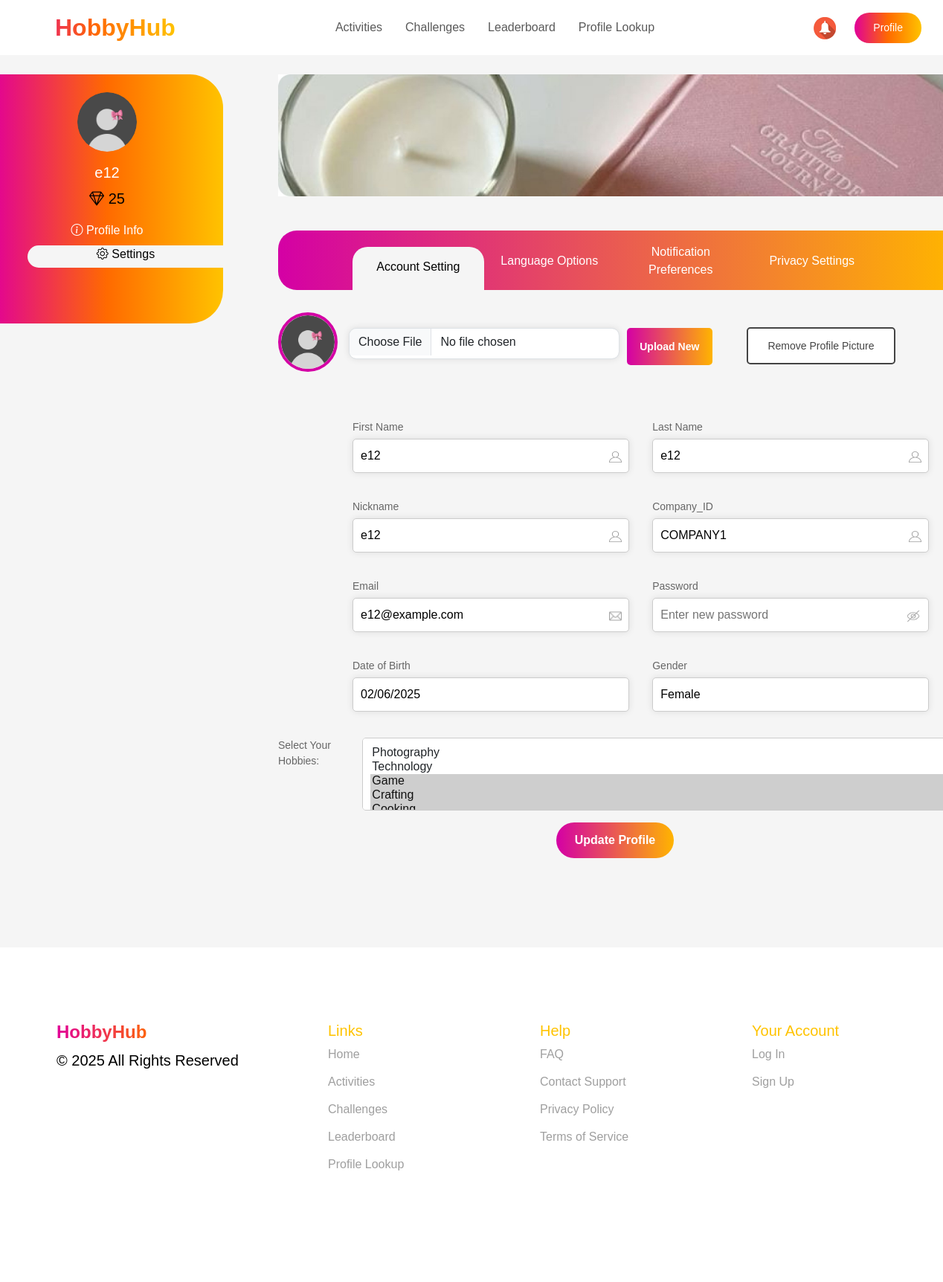
Page /user_profile/setting/ (signed in) on the committed database.
### events/models.py (models this page shows, shortened)
class Employee(models.Model):
    nickname = models.CharField(max_length=100, primary_key=True, verbose_name="Nickname")
    name = models.CharField(max_length=255, verbose_name="Name")
    last_name = models.CharField(max_length=255, verbose_name="Last Name")
    number = models.CharField(max_length=20, verbose_name="Number")
    join_date = models.DateField(verbose_name="Join Date")
    date_of_birth = models.DateField(null=True, blank=True, verbose_name="Date of Birth")
    company = models.ForeignKey(
        Company,
        to_field='company_id',  # Указываем, что внешний ключ ссылается на company_id
        on_delete=models.CASCADE,
        verbose_name="Company"
    )
    gender = models.CharField(max_length=10, choices=[('Male', 'Male'), ('Female', 'Female')], verbose_name="Gender")
    mail = models.EmailField(unique=True, verbose_name="Email")
    password = models.CharField(max_length=255, verbose_name="Password")
    is_approved = models.BooleanField(default=False, verbose_name="Approved")
    profile_photo = models.ImageField(upload_to='profile_photos/', null=True, blank=True, verbose_name="Profile Photo")
    hobbies = models.ManyToManyField(Hobby, blank=True, related_name='employees')
    diamonds = models.IntegerField(default=0, verbose_name="Diamonds")  # Новое поле для валюты

class Hobby(models.Model):
    name = models.CharField(max_length=100, unique=True, verbose_name="Hobby Name")

### events/views.py (the view)
# urls.py: path('user_profile/setting/', user_setting, name='user_setting'),
@role_required("employee")
@approval_required
def user_setting(request):
    nickname=request.session.get("nickname")
    all_hobbies = Hobby.objects.all()
    if not nickname:
        return redirect("sign_in")
    user = Employee.objects.filter(nickname=nickname).first()
    if not user:
        return redirect("sign_in")
    return render(request, 'user_setting.html', {"user":user, 'all_hobbies': all_hobbies})

### events/views.py (called while the page is built)
def role_required(role):
    def decorator(view_func):
        @wraps(view_func)
        def wrapper(request, *args, **kwargs):
            if role == "employee" and not request.session.get("nickname"):
                return redirect(f"/sign_in/?next={request.get_full_path()}")
            if role == "organizer" and not request.session.get("company_id"):
                return redirect(f"/sign_in/?next={request.get_full_path()}")
            return view_func(request, *args, **kwargs)
        return wrapper
    return decorator

def approval_required(view_func):
    @wraps(view_func)
    def _wrapped_view(request, *args, **kwargs):
        nickname = request.session.get("nickname")
        if not nickname:
            return redirect("sign_in")  # Если нет сессии, отправляем на вход
        user = Employee.objects.filter(nickname=nickname).first()
        if not user or not user.is_approved:
            return redirect("")  # Если нет пользователя или он не подтвержден
        return view_func(request, *args, **kwargs)  # Выполняем целевую вьюху
    return _wrapped_view

### events/templates/user_setting.html (shortened to what this page needs)
<!DOCTYPE html>
<html lang="en">
<head>
    {% load static %}
    <link rel="stylesheet" href="https://cdn.jsdelivr.net/npm/bootstrap@5.3.0/dist/css/bootstrap.min.css">
    <link href="https://cdn.jsdelivr.net/npm/bootstrap-icons/font/bootstrap-icons.css" rel="stylesheet">
    <link rel="stylesheet" href="{% static 'css/all.css' %}">
    <link href="https://fonts.cdnfonts.com/css/gilroy-bold" rel="stylesheet">
</head>
<body>
    <section class="header">
        <nav class="navbar navbar-expand-lg navbar-bold px-4  bg-white fixed-top">
            <a class="navbar-brand fw-bold gradient-text logo" href="#">HobbyHub</span></a>
            <div class="collapse navbar-collapse justify-content-center" id="navbarNav">
                <ul class="navbar-nav">
                    <li class="nav-item header-text"><a class="nav-link" href="#">Activities</a></li>
                    <li class="nav-item header-text"><a class="nav-link" href="#">Challenges</a></li>
                    <li class="nav-item header-text"><a class="nav-link" href="#">Leaderboard</a></li>
                    <li class="nav-item header-text"><a class="nav-link" href="#">Profile Lookup</a></li>
                </ul>
            </div>
            <div class="d-flex">
                <a class="notifications"><img src="{% static 'images/bell.jpg' %}" alt="Notification"></a>
                <button class="btn btn-gradient">Profile</button>
            </div>
        </nav>
        </section>
        <div class="container mt-4">
            <div class="row  mainpartpro">
                <div class="col-md-2">
                    <div class="sidebar p-4">
                        {% if user.profile_photo %}
                            <img src="{{ user.profile_photo.url }}" alt="Profile" class="rounded-circle mb-3" width="80" alt="Profile">
                        {% else %}
                            <img src="{% static 'images/profile_photo.png' %}" class="rounded-circle mb-3" width="80" alt="Profile">
                        {% endif %}
                        <h5>{{ user.name }}</h5>
                        <p><i class="bi bi-gem"></i> 25</p>
                        <div class="pro-set-tab w-100 mb-2"><i class="bi bi-info-circle"></i><a href="{% url 'user_profile' %}">   Profile Info</a></div>
                        <div class="pro-act-set-tab w-100 mb-2"><i class="bi bi-gear"></i>   Settings</div>
                    </div>
                </div>
                <div class="col-md-10 mainpartpro">
                    <img src="{% static 'images/profile_banner.jpg' %}" class="img-fluid  mb-3" alt="Banner">
                    <div class="navbar user_det">
                    <div class="tab active-tab" ><a href="{% url 'user_setting' %}">Account Setting</a></div>
                    <div class="tab"><a href="{% url 'user_language' %}">Language Options</a></div>
                    <div class="tab"><a href="{% url 'user_notification' %}">Notification Preferences</a></div>
                    <div class="tab"><a href="{% url 'user_privacy' %}">Privacy Settings</a></div>
                    </div>
                    <form method="POST" action="{% url 'update_user_profile' %}" enctype="multipart/form-data">
                        <div class="profile-wrapper text-center">
                            <div class="profile-picture">
                                <img src="{% if user.profile_photo %}{{ user.profile_photo.url }}{% else %}{% static 'images/profile_photo.png' %}{% endif %}" alt="Profile">
                            </div>
                            <div class="profile-actions mt-2">
                                <input type="file" name="profile_photo" accept="image/*" class="form-control mb-2">
                                <button type="submit" class="upload-btn btn btn-primary btn-sm" style="width: 150px; height: 50px; margin-top: 5px">Upload New</button>
                            </div>
                        </div>
                    </form>
                    <form method="POST" action="{% url 'remove_user_profile_photo' %}">
                        <button type="submit" class="remove-btn btn btn-danger btn-sm " style="margin-top: -95px; margin-left: 630px;width: 200px; height: 50px;">Remove Profile Picture</button>
                    </form>
                    <form method="POST" action="{% url 'update_user_profile' %}" enctype="multipart/form-data">
                        <div class="form-container">
                            <div class="form-group">
                                <div class="input-field">
                                    <label>First Name</label>
                                    <input type="text" name="name" value="{{ user.name }}">
                                    <i><img src="{% static 'images/imput_profile_icon.png' %}" width="17"></i>
                                </div>
                                <div class="input-field">
                                    <label>Last Name</label>
                                    <input type="text" name="last_name" value="{{ user.last_name }}">
                                    <i><img src="{% static 'images/imput_profile_icon.png' %}" width="17"></i>
                                </div>
                            </div>
                            <div class="form-group">
                                <div class="input-field">
                                    <label>Nickname</label>
                                    <input type="text" value="{{ user.nickname }}" readonly>
                                    <i><img src="{% static 'images/imput_profile_icon.png' %}" width="17"></i>
                                </div>
                                <div class="input-field">
                                    <label>Company_ID</label>
                                    <input type="text" value="{{ user.company_id }}" readonly>
                                    <i><img src="{% static 'images/imput_profile_icon.png' %}" width="17"></i>
                                </div>
                            </div>
                            <div class="form-group">
                                <div class="input-field">
                                    <label>Email</label>
                                    <input type="email" name="mail" value="{{ user.mail }}">
                                    <i><img src="{% static 'images/mail_icon.png' %}" width="17"></i>
                                </div>
                                <div class="input-field">
                                    <label>Password</label>
                                    <input type="password" name="password" placeholder="Enter new password">
                                    <i><img src="{% static 'images/hide_icon.png' %}" width="22"></i>
                                </div>
                            </div>
                            <div class="form-group">
                                <div class="input-field">
                                    <label>Date of Birth</label>
                                    <input type="date" name="date_of_birth" value="{{ user.date_of_birth|date:'Y-m-d' }}" readonly>
                                </div>
                                <div class="input-field">
                                    <label>Gender</label>
                                    <input type="gender" name="gender" value="{{ user.gender }}">
                                </div>
                            </div>
                        </div>
                        <div class="form-group">
                            <label for="hobbies">Select Your Hobbies:</label>
                            <select name="hobbies[]" id="hobbies" multiple class="form-control">
                                {% for hobby in all_hobbies %}
                                    <option value="{{ hobby.id }}" {% if hobby in user.hobbies.all %}selected{% endif %}>
                                        {{ hobby.name }}
                                    </option>
                                {% endfor %}
                            </select>
                        </div>
                        <div class="update-btn-container text-center mt-3">
                            <button type="submit" class="update-profile-btn">Update Profile</button>
                        </div>
                    </form>
                </div>
            </div>
        </div>
    <footer class="footer">
        <div class="container">
            <div class="row">
                <div class="col-md-3">
                    <h4 class="fw-bold gradient-text">HobbyHub</h4>
                    <p>© 2025 All Rights Reserved</p>
                </div>
                <div class="col-md-3">
                    <h5>Links</h5>
                    <ul>
                        <li><a href="#">Home</a></li>
                        <li><a href="#">Activities</a></li>
                        <li><a href="#">Challenges</a></li>
                        <li><a href="#">Leaderboard</a></li>
                        <li><a href="#">Profile Lookup</a></li>
                    </ul>
                </div>
                <div class="col-md-3">
                    <h5>Help</h5>
                    <ul>
                        <li><a href="#">FAQ</a></li>
                        <li><a href="#">Contact Support</a></li>
                        <li><a href="#">Privacy Policy</a></li>
                        <li><a href="#">Terms of Service</a></li>
                    </ul>
                </div>
                <div class="col-md-3">
                    <h5>Your Account</h5>
                    <ul>
                        <li><a href="#">Log In</a></li>
                        <li><a href="#">Sign Up</a></li>
                    </ul>
                </div>
            </div>
        </div>
    </footer>
</body>
</html>

### events/static/css/guest-styles.css (style rules this page uses)
html { scroll-behavior: smooth; }
body { font-family: 'Girloy-Medium', sans-serif !important; margin: auto; background-color: #f5f5f5; }
p { color: #000000; font-weight: 400; font-size: 20px; }
.gradient-text { background: linear-gradient(90deg, #E10098 0%, #FF6A00 50%, #FFC300 100%); -webkit-background-clip: text; -webkit-text-fill-color: transparent; font-weight: bold; }
.nav-item a { margin-right: 15px; }
.btn-gradient { background: linear-gradient(90deg, #E10098 0%, #FF6A00 50%, #FFC300 100%); color: white; border-radius: 20px; padding: 10px 25px; font-size: 18px; border: none; cursor: pointer; transition: 0.3s; }
.logo { font-size: 2rem; font-weight: bold; }
.footer { height: 450px; background: #FFFFFF; color: black; padding: 100px 0; }
.footer h5 { padding-left: 80px; color: #FFC300; }
.footer ul { list-style: none; display: flex; flex-direction: column; padding-left: 50px; }
.footer ul li { margin-bottom: 13px; }
.footer ul li a { color: #9F9F9F; text-decoration: none; padding-left: 30px; }

### events/static/css/organizer-styles.css (style rules this page uses)
body { font-family: 'Gilroy-bold', sans-serif; background-color: #F5F5F5; }
p { color: #000000; font-weight: 400; font-size: 20px; }
.header { background-color: gainsboro; }
.gradient-text { background: linear-gradient(90deg, #E10098 0%, #FF6A00 50%, #FFC300 100%); -webkit-background-clip: text; -webkit-text-fill-color: transparent; font-weight: bold; }
.btn-gradient { background: linear-gradient(90deg, #E10098 0%, #FF6A00 50%, #FFC300 100%); color: white; border-radius: 20px; padding: 10px 25px; font-size: 18px; border: none; cursor: pointer; transition: 0.3s; }
.logo { font-size: 2rem; font-weight: bold; padding-left: 50px; }
.footer { height: 450px; background: #FFFFFF; color: black; padding: 100px 0; }
.footer h5 { padding-left: 80px; color: #FFC300; }
.footer ul { list-style: none; display: flex; flex-direction: column; padding-left: 50px; }
.footer ul li { margin-bottom: 13px; }
.footer ul li a { color: #9F9F9F; text-decoration: none; padding-left: 30px; }
.btn { font-size: 14px; margin-right: 5px; }
.notifications img { width:30px; height:30px; margin-right: 25px; margin-top: 6px; }

### events/static/css/user-styles.css (style rules this page uses)
body { overflow-x: hidden; }

### events/static/css/activities.css (style rules this page uses)
input, select, textarea { padding: 8px; border: 1px solid #ccc; border-radius: 5px; }

### events/static/css/employees.css (style rules this page uses)
body { font-family: 'Gilroy-bold', sans-serif; background-color: #F5F5F5; }

### rows in the picture
Employee: name "e12", last_name "e12", nickname "e12", company_id "COMPANY1", mail "e12@example.com", date_of_birth "02/06/2025", gender "Female", nickname.name "Photography / Technology / Game ☑ / Crafting ☑"
